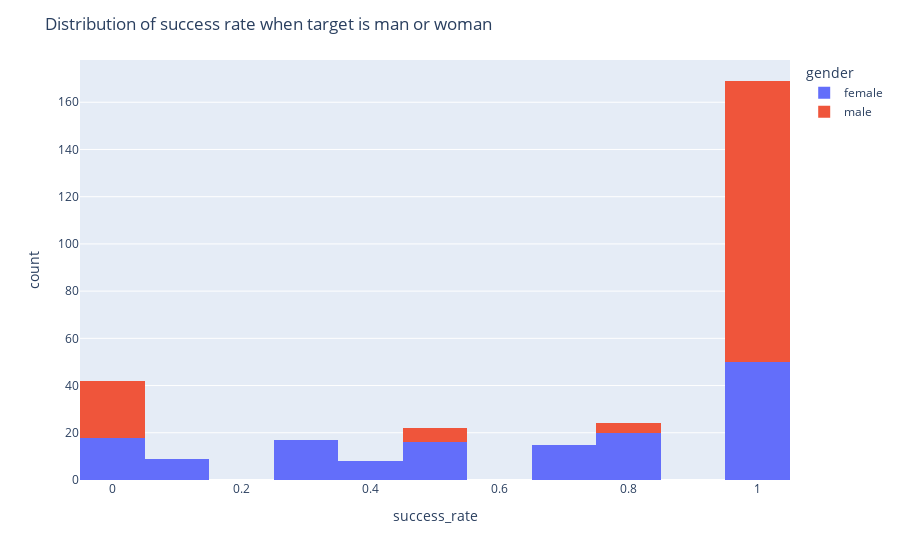

Write notebook code for a chart like this one.
### Code cell
fig = px.histogram(shpath_match, x ='success_rate',
                         color='gender')
fig.update_layout(title_text='Distribution of success rate when target is man or woman')
fig.show()

### Figure 1 — Plotly figure (JSON) as saved in the notebook; plotly's stock layout.template omitted (floating-point values rounded to 4 significant figures; data arrays with more than 128 entries replaced by an {"elided": "..."} marker saying what was removed)
{"data": [{"alignmentgroup": "True", "bingroup": "x", "hovertemplate": "gender=female<br>success_rate=%{x}<br>count=%{y}<extra></extra>", "legendgroup": "female", "marker": {"color": "#636efa", "pattern": {"shape": ""}}, "name": "female", "offsetgroup": "female", "orientation": "v", "showlegend": true, "type": "histogram", "x": {"elided": "153 float values"}, "xaxis": "x", "yaxis": "y"}, {"alignmentgroup": "True", "bingroup": "x", "hovertemplate": "gender=male<br>success_rate=%{x}<br>count=%{y}<extra></extra>", "legendgroup": "male", "marker": {"color": "#EF553B", "pattern": {"shape": ""}}, "name": "male", "offsetgroup": "male", "orientation": "v", "showlegend": true, "type": "histogram", "x": {"elided": "153 float values"}, "xaxis": "x", "yaxis": "y"}], "layout": {"barmode": "relative", "legend": {"title": {"text": "gender"}, "tracegroupgap": 0}, "margin": {"t": 60}, "title": {"text": "Distribution of success rate when target is man or woman"}, "xaxis": {"anchor": "y", "domain": [0, 1], "title": {"text": "success_rate"}}, "yaxis": {"anchor": "x", "domain": [0, 1], "title": {"text": "count"}}}}
